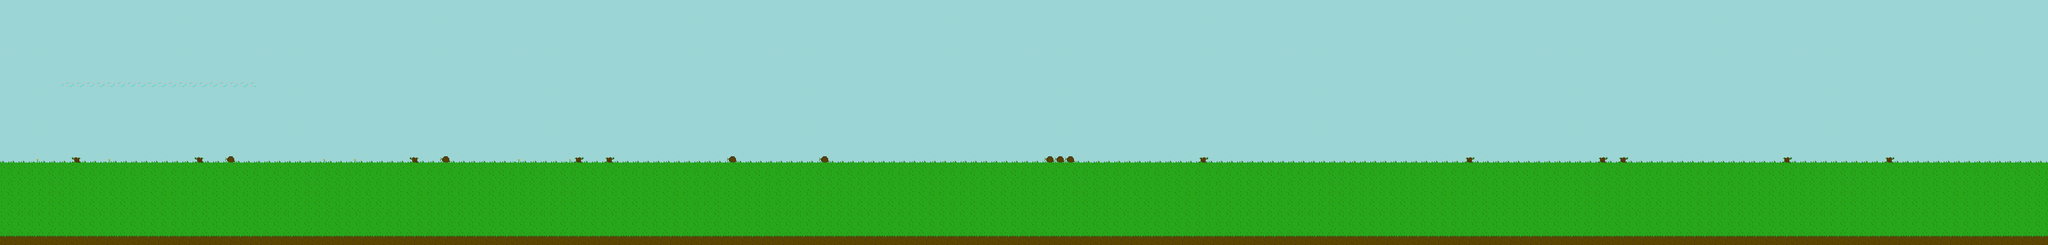

This game map was drawn from its Tiled (.tmx) file and the tilesets committed beside it. A one-line description and the trimmed map source follow:
An orthogonal 200x24 tile map with 32x32 px tiles, 1 tile layer (Background).

<map version="1.0" orientation="orthogonal" width="200" height="24" tilewidth="32" tileheight="32">
 <tileset firstgid="1" name="tiles" tilewidth="32" tileheight="32">
  <image source="Tilesets/tileset_rough_1.png" width="192" height="96" />
 </tileset>
 <layer name="Background" width="200" height="24" opacity="0.84">
  <data>[4800 cells, 4800 non-empty, 9 distinct tile ids]</data>
 </layer>
</map>
